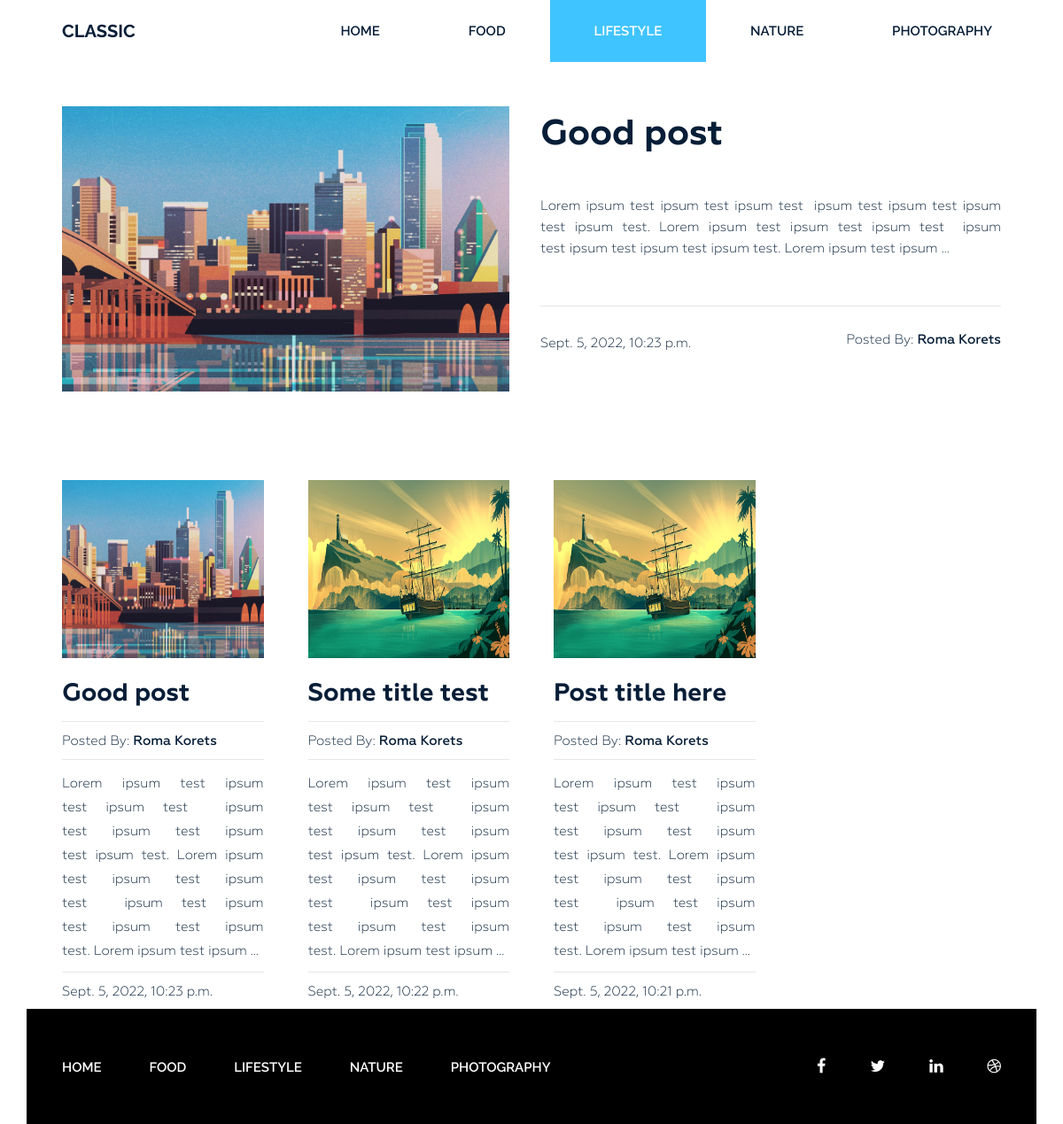
The app's page /category/lifestyle/ with its own data.
### blog/models.py (models this page shows, shortened)
class Category(models.Model):
    title = models.CharField(max_length=255)
    slug = models.SlugField(max_length=255, verbose_name='Url category', unique=True)
    def __str__(self):
        return self.title
    def get_absolute_url(self):
        return reverse('category', kwargs={'slug': self.slug})
    class Meta:
        verbose_name = 'Категорія(ю)'
        verbose_name_plural = 'Категорію'
        ordering = ['title']

class Post(models.Model):
    title = models.CharField(max_length=255)
    slug = models.SlugField(max_length=255, verbose_name='Url post', unique=True)
    author = models.CharField(max_length=100)
    content = models.TextField(blank=True)
    created_at = models.DateTimeField(auto_now_add=True, verbose_name='Created at')
    photo = models.ImageField(upload_to=directory_path, blank=True)
    views = models.IntegerField(default=0, verbose_name='Count views')
    category = models.ForeignKey(Category, on_delete=models.PROTECT, related_name='posts')
    tags = models.ManyToManyField(Tag, blank=True, related_name='posts')
    def get_absolute_url(self):
        return reverse('post', kwargs={'slug': self.slug})
    class Meta:
        verbose_name = 'Статя(ю)'
        verbose_name_plural = 'Статі'
        ordering = ['-created_at']

### blog/views.py (the view)
# urls.py: path('category/<str:slug>/', PostsByCategory.as_view(), name='category'),
class PostsByCategory(ListView):
    template_name = 'blog/posts_by_category.html'
    context_object_name = 'posts'
    paginate_by = 4
    allow_empty = False
    def get_queryset(self):
        return Post.objects.filter(category__slug=self.kwargs['slug'])
    def get_context_data(self, *, object_list=None, **kwargs):
        context = super().get_context_data(**kwargs)
        context['title'] = Category.objects.get(slug=self.kwargs['slug'])
        return context

### blog/templatetags/menu.py (called while the page is built)
@register.inclusion_tag('blog/menu_tpl.html')
def show_menu(menu_class='menu'):
    categories = Category.objects.all()
    return {'categories': categories, 'menu_class': menu_class}

### blog/templates/blog/posts_by_category.html (shortened to what this page needs)
{% extends 'base.html' %}
{% load static %}
{% block content %}
        <section class="blog-post-area">
            <div class="container">
                <div class="row">
                    <div class="blog-post-area-style">
                            <div class="col-md-12">
                                <div class="single-post-big">
                                    <div class="big-image">
                                        {% if posts.first.photo %}
                                       <img src="{{ posts.first.photo.url }}" alt="">
                                        {%else%}
                                    <img src="https://picsum.photos/id/237/300/201" alt="">
                                        {%endif%}
                                    </div>
                                    <div class="big-text">
                                        <h3><a href="{{ posts.first.get_absolute_url }}">{{ posts.first.title|truncatewords:5 }}</a></h3>
                                        <p>{{ posts.first.content|truncatewords_html:20|safe }}</p>
                                        <h4><span class="date">{{ posts.first.created_at }}</span><span class="author">Posted By: <span class="author-name">{{ posts.first.author }}</span></span>
                                        </h4>
                                    </div>
                                </div>
                            </div>
                        {% for post in posts %}
                            <div class="col-md-3">
                                <div class="single-post">
                                    {% if post.photo %}
                                    <img src="{{ post.photo.url }}" alt="{{ post.title}}" width="300" height="201">
                                    {%else%}
                                    <img src="https://picsum.photos/id/237/300/201" alt="{{ post.title}}">
                                    {%endif%}
                                    <h3><a href="{{ post.get_absolute_url }}">{{ post.title|truncatewords:5 }}</a></h3>
                                    <h4><span>Posted By: <span class="author-name">{{ post.author }}</span></span>
                                    </h4>
                                    {{ post.content|truncatewords_html:20|safe }}
                                    <h4><span>{{ post.created_at }}</span></h4>
                                </div>
                            </div>
                        {% endfor %}
                    </div>
                </div>
            </div>
        </section>
{% endblock %}

### siteblog/static/style.css (style rules this page uses)
.wrapper header.header .menu { margin: 0 }
.wrapper header.header .menu ul { float: right; margin: 0; padding: 0; margin-right: 4px; }
.wrapper header.header .menu ul li { display: inline-block; list-style: outside none none; margin: 0 -4px 0 0; }
.wrapper header.header .menu ul li a { color: rgb(6, 30, 55); font-family: "Raleway", sans-serif; font-size: 15px; font-weight: 600; line-height: 70px; padding: 26px 50px; text-decoration: none; text-transform: uppercase; }
.wrapper header.header .menu ul li.active a { background: #40c4ff; color: #fff; }
section.blog-post-area { margin-top: 50px; }
section.blog-post-area .big-image { float: left; width: 50%; padding-right: 35px; }
section.blog-post-area .big-text { float: right; width: 50%; padding-right: 20px; }
section.blog-post-area img { width: 100%; }
section.blog-post-area .big-text h3 { margin: 10px 0 0; }
section.blog-post-area .big-text h3 a { font-family: Geometria; font-weight: 700; font-size: 40px; color: #061e37; text-decoration: none; }
section.blog-post-area .big-text p { color: #061e37; font-family: Geometria; font-size: 15px; font-weight: 400; line-height: 24px; padding-top: 18px; text-align: justify; text-decoration: none; }
section.blog-post-area .big-text h4 { margin-top: 25px; padding-top: 30px; position: relative; }
section.blog-post-area .big-text h4::before { background: #e6e6e6 none repeat scroll 0 0; content: ""; height: 1px; position: absolute; top: 0; width: 100%; }
section.blog-post-area .single-post { padding-right: 20px; margin: 100px 0px 0px; }
section.blog-post-area h4 span { font-family: Geometria; font-weight: 400; font-size: 15px; color: #061e37; text-decoration: none; }
section.blog-post-area .big-text h4 span.author { float: right }
section.blog-post-area h4 span.author-name { font-weight: 500; }
.blog-post-area .single-post h3 a { font-family: Geometria; font-size: 28px; font-weight: 700; text-decoration: none; color: #061e37; }
.blog-post-area .single-post p { color: #061e37; font-family: Geometria; font-size: 15px; font-weight: 400; line-height: 27px; padding-top: 14px; position: relative; text-align: justify; }
.blog-post-area .single-post h4 { margin-bottom: 12px; padding-top: 10px; position: relative; }
.blog-post-area .single-post h4::before { background: #e6e6e6 none repeat scroll 0 0; content: ""; height: 1px; position: absolute; top: 0; width: 100%; }
.blog-post-area .single-post p::before { background: #e6e6e6 none repeat scroll 0 0; content: ""; height: 1px; position: absolute; top: 0; width: 100%; }
.blog-post-area .single-post h3 { margin: 25px 0 15px; }
.blog-post-area .blog-post-area-style { margin: 0 20px 0 40px; }
.wrapper footer.footer .footer-menu { margin: 0 }
.wrapper footer.footer .footer-menu ul { line-height: 130px; margin: 0; padding: 0; }
.wrapper footer.footer .footer-menu ul li { display: inline; list-style: outside none none; margin: 0; padding: 30px 0px; }
.wrapper footer.footer .footer-menu ul li a { color: #fff; font-family: "Raleway", sans-serif; font-size: 15px; font-weight: 600; line-height: 70px; margin-left: 40px; padding: 26px 10px 26px 0; text-decoration: none; text-transform: uppercase; }

### records on screen
Category: title "FOOD"
Category: title "LIFESTYLE"
Category: title "NATURE"
Category: title "PHOTOGRAPHY"
Post: first.photo (picture), first "Good post", first.content "Lorem ipsum test ipsum test ipsum test ipsum test ipsum test ipsum test ipsum test. Lorem ipsum test ipsum test ipsum test ipsum test ipsum test ipsum test ipsum test. Lorem ipsum test ipsum …", first.created_at "Sept. 5, 2022, 10:23 p.m.", first.author "Roma Korets", photo (picture), title "Good post", author "Roma Korets", content "Lorem ipsum test ipsum test ipsum test ipsum test ipsum test ipsum test ipsum test. Lorem ipsum test ipsum test ipsum test ipsum test ipsum test ipsum test ipsum test. Lorem ipsum test ipsum …", created_at "Sept. 5, 2022, 10:23 p.m."
Post: photo (picture), title "Some title test", author "Roma Korets", content "Lorem ipsum test ipsum test ipsum test ipsum test ipsum test ipsum test ipsum test. Lorem ipsum test ipsum test ipsum test ipsum test ipsum test ipsum test ipsum test. Lorem ipsum test ipsum …", created_at "Sept. 5, 2022, 10:22 p.m."
Post: photo (picture), title "Post title here", author "Roma Korets", content "Lorem ipsum test ipsum test ipsum test ipsum test ipsum test ipsum test ipsum test. Lorem ipsum test ipsum test ipsum test ipsum test ipsum test ipsum test ipsum test. Lorem ipsum test ipsum …", created_at "Sept. 5, 2022, 10:21 p.m."
